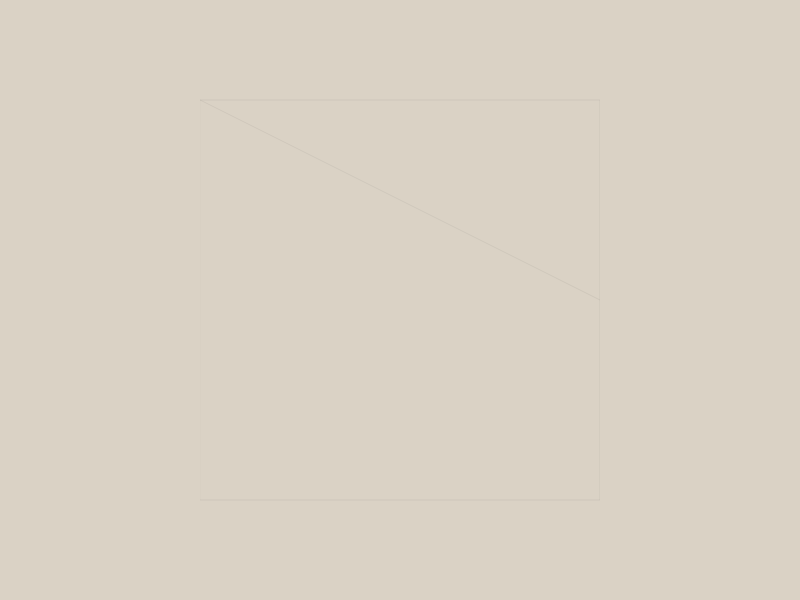
Frame 1 (no input)
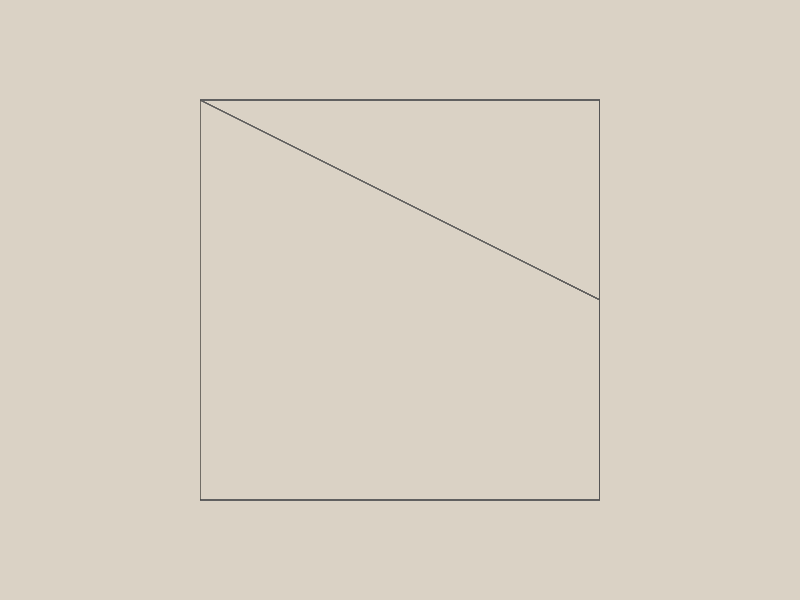
Frame 60 (no input)
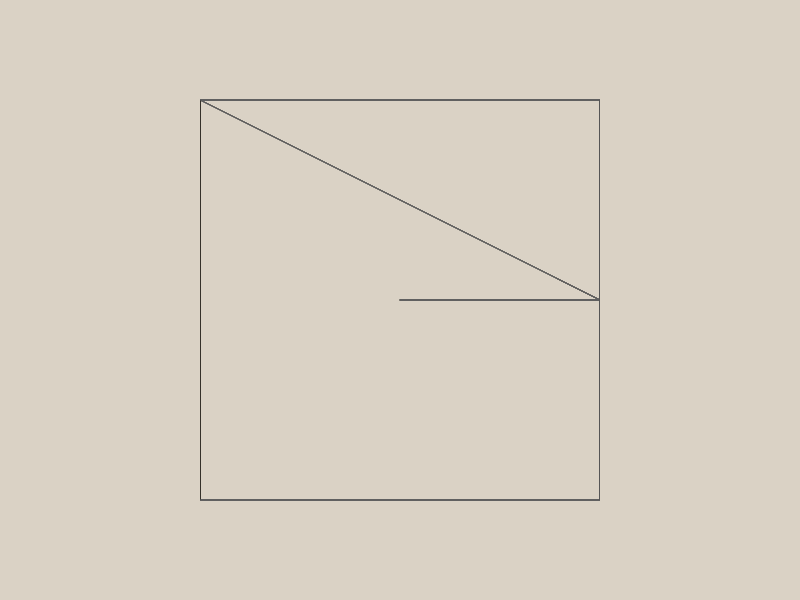
Frame 120 (the mouse pressed at the canvas centre since frame 60)

The p5.js sketch that drew these frames (run headless with seeded random() and noise() and a simulated clock; from frame 60 on, the mouse is pressed at the canvas centre):

// p5.js sketch
// ── sketch.js
function setup() {
  createCanvas(800, 600);
   background(218,210,197);
  frameRate(60)
}

function draw() {

  stroke(100)
  strokeWeight(0.1)
  line(600,300,mouseX,mouseY)
  
  noFill()
  quad(200,100,600,100,600,500,200,500)
  
  noStroke()
  fill(218,210,197)
  rect(0,0,200,height)
  rect(600,0,200,height)
}
